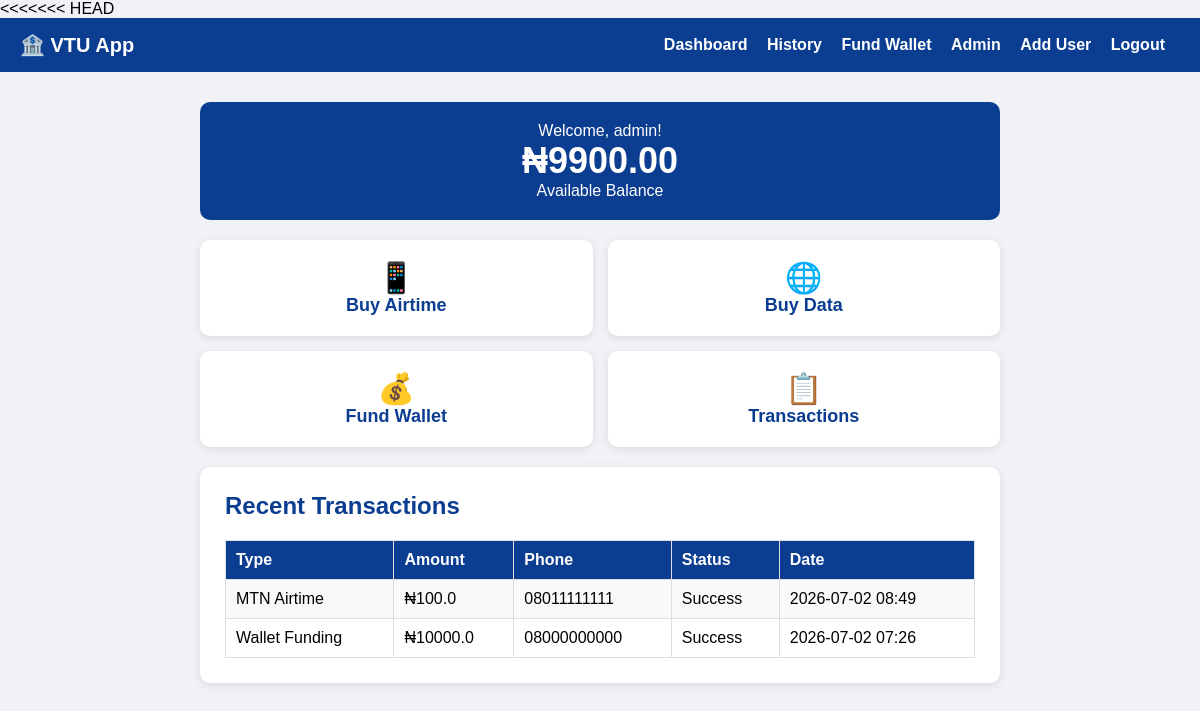
Page /dashboard (signed in) on the earlier database version.
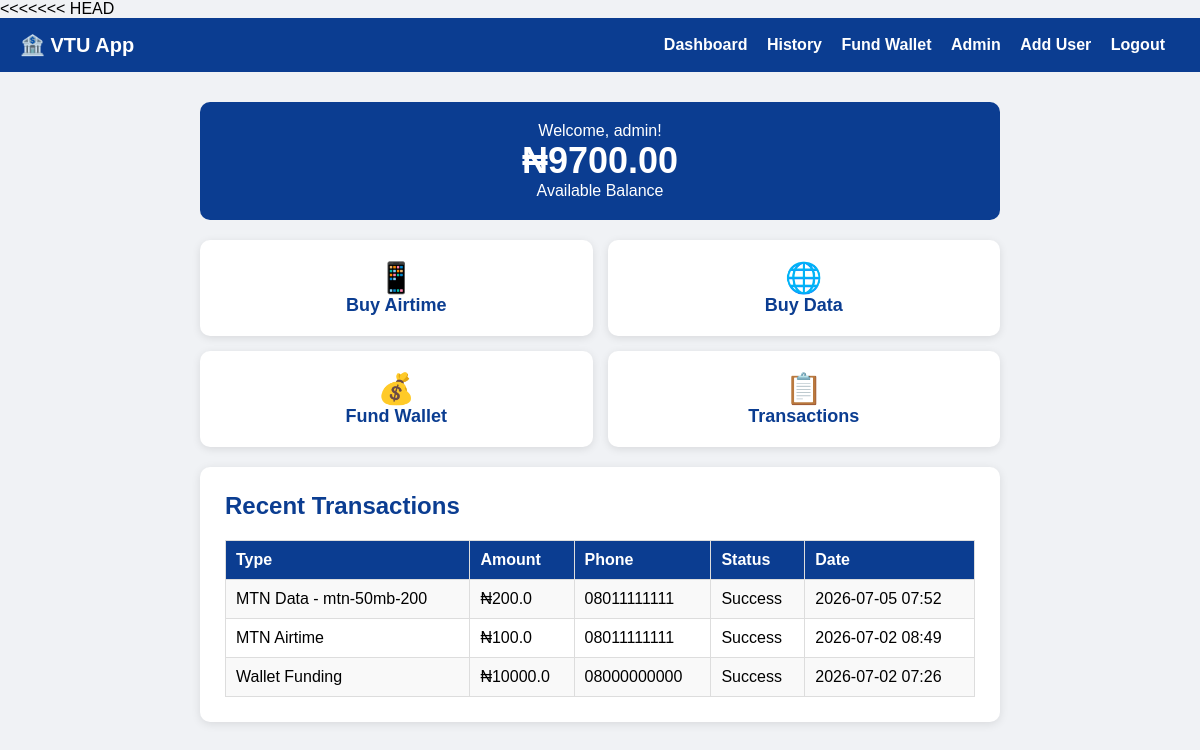
Same page on the later database version.
### app.py (models this page shows)
class User(db.Model):
    id = db.Column(db.Integer, primary_key=True)
    username = db.Column(db.String(80), unique=True, nullable=False)
    password = db.Column(db.String(120), nullable=False)
    balance = db.Column(db.Float, default=0.0)
    phone = db.Column(db.String(20))
    email = db.Column(db.String(120))
    is_admin = db.Column(db.Boolean, default=False)

class Transaction(db.Model):
    id = db.Column(db.Integer, primary_key=True)
    user_id = db.Column(db.Integer, db.ForeignKey('user.id'))
    type = db.Column(db.String(50))
    amount = db.Column(db.Float)
    phone = db.Column(db.String(20))
    status = db.Column(db.String(20), default='Success')
    date = db.Column(db.DateTime, default=datetime.utcnow)

### app.py (the view)
@app.route('/dashboard')
@login_required
def dashboard():
    user = db.session.get(User, session['user_id'])
    transactions = Transaction.query.filter_by(
        user_id=session['user_id']
    ).order_by(Transaction.date.desc()).limit(5).all()
    return render_template('dashboard.html',
                         user=user,
                         transactions=transactions)

### app.py (called while the page is built)
def login_required(f):
    @wraps(f)
    def decorated_function(*args, **kwargs):
        if 'user_id' not in session:
            return redirect(url_for('login'))
        return f(*args, **kwargs)
    return decorated_function

### templates/dashboard.html (shortened to what this page needs)
{% extends "base.html" %}
{% block content %}
<div class="balance-box">
    <p>Welcome, {{ user.username }}!</p>
    <h1>₦{{ "%.2f"|format(user.balance) }}</h1>
    <p>Available Balance</p>
</div>
<div class="grid">
    <a href="/buy-airtime" class="grid-item">
        <span>📱</span>
        Buy Airtime
    </a>
    <a href="/buy-data" class="grid-item">
        <span>🌐</span>
        Buy Data
    </a>
    <a href="/fund-wallet" class="grid-item">
        <span>💰</span>
        Fund Wallet
    </a>
    <a href="/transactions" class="grid-item">
        <span>📋</span>
        Transactions
    </a>
</div>
<div class="card" style="margin-top: 20px;">
    <h2>Recent Transactions</h2>
    {% if transactions %}
    <table>
        <tr>
            <th>Type</th>
            <th>Amount</th>
            <th>Phone</th>
            <th>Status</th>
            <th>Date</th>
        </tr>
        {% for t in transactions %}
        <tr>
            <td>{{ t.type }}</td>
            <td>₦{{ t.amount }}</td>
            <td>{{ t.phone }}</td>
            <td>{{ t.status }}</td>
            <td>{{ t.date.strftime('%Y-%m-%d %H:%M') }}</td>
        </tr>
        {% endfor %}
    </table>
    {% else %}
    <p>No transactions yet!</p>
    {% endif %}
</div>
{% endblock %}

### templates/base.html (shortened to what this page needs)
<!DOCTYPE html>
<html>
<head>
</head>
<body>
    <div class="navbar">
        <span class="brand">🏦 VTU App</span>
        <div>
            {% if session.get('username') %}
                <a href="/dashboard">Dashboard</a>
                <a href="/transactions">History</a>
                <a href="/fund-wallet">Fund Wallet</a>
                {% if session.get('is_admin') %}
                    <a href="/admin">Admin</a>
                    <a href="/signup">Add User</a>
                {% endif %}
                <a href="/logout">Logout</a>
            {% else %}
                <a href="/login">Login</a>
                <a href="/register">Register</a>
            {% endif %}
        </div>
    </div>
    <div class="container">
        {% block content %}{% endblock %}
    </div>
</body>
</html>

### templates/base.html (style rules this page uses)
* { margin: 0; padding: 0; box-sizing: border-box; }
body { font-family: Arial, sans-serif; background: #f0f2f5; }
.navbar { background: #0b3d91; padding: 15px 20px; display: flex; justify-content: space-between; align-items: center; }
.navbar a { color: white; text-decoration: none; font-weight: bold; margin-right: 15px; }
.navbar .brand { font-size: 20px; color: white; font-weight: bold; }
.container { width: 90%; max-width: 800px; margin: 30px auto; }
.card { background: white; padding: 25px; border-radius: 10px; box-shadow: 0 2px 10px rgba(0,0,0,0.1); margin-bottom: 20px; }
h2 { color: #0b3d91; margin-bottom: 20px; }
table { width: 100%; border-collapse: collapse; }
th, td { padding: 10px; border: 1px solid #ddd; text-align: left; }
th { background: #0b3d91; color: white; }
tr:nth-child(even) { background: #f9f9f9; }
.balance-box { background: #0b3d91; color: white; padding: 20px; border-radius: 10px; text-align: center; margin-bottom: 20px; }
.balance-box h1 { font-size: 36px; }
.grid { display: grid; grid-template-columns: repeat(2, 1fr); gap: 15px; margin-top: 20px; }
.grid-item { background: white; padding: 20px; border-radius: 10px; text-align: center; box-shadow: 0 2px 8px rgba(0,0,0,0.1); text-decoration: none; color: #0b3d91; font-weight: bold; font-size: 18px; transition: transform 0.2s; }
.grid-item span { display: block; font-size: 30px; }

Differences in the rows shown:
changed User "admin": balance "9900.00" → "9700.00"
added Transaction: type "MTN Data - mtn-50mb-200", amount "200.0", phone "08011111111", status "Success", date "2026-07-05 07:52"
